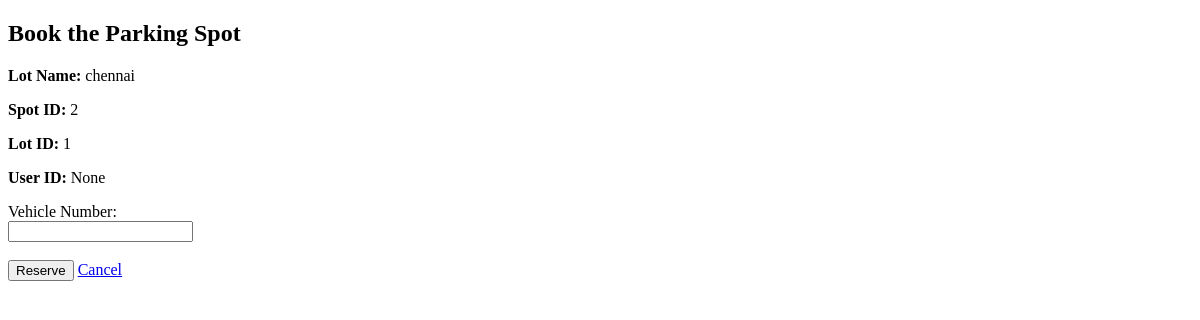
Page /user/book/1 on the earlier database version.
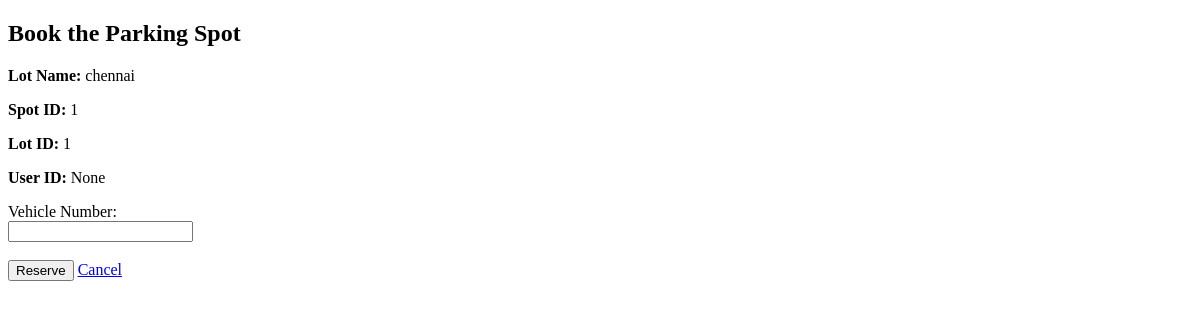
Same page on the later database version.
### models/model.py (models this page shows)
class ParkingSpot(db.Model):
    id = db.Column(db.Integer, primary_key=True)
    lot_id = db.Column(db.Integer, db.ForeignKey('parking_lot.id'), nullable=False)
    status = db.Column(db.String(1), nullable=False, default='A')
    reservation = db.relationship('Reservation', backref='spot', uselist=False, lazy=True)

### controllers/user_routes.py (the view, shortened to what this page needs)
    @app.route("/user/book/<int:lot_id>", methods=["GET", "POST"])
    def book_parking(lot_id):
        user_id = session.get("user_id")
        lot = ParkingLot.query.get_or_404(lot_id)
        spot = ParkingSpot.query.filter_by(lot_id=lot.id, status='A').first()
        if not spot:
            return "No available spots in this lot."
        return render_template("book_spot.html", lot=lot, spot=spot, user_id=user_id)

### templates/book_spot.html (shortened to what this page needs)
<!DOCTYPE html>
<html>
<head>
</head>
<body>
    <h2>Book the Parking Spot</h2>
    <form method="POST">
        <p><strong>Lot Name:</strong> {{ lot.prime_location_name }}</p>
        <p><strong>Spot ID:</strong> {{ spot.id }}</p>
        <p><strong>Lot ID:</strong> {{ lot.id }}</p>
        <p><strong>User ID:</strong> {{ user_id }}</p>
        <label>Vehicle Number:</label><br>
        <input type="text" name="vehicle_no" required><br><br>
        <button type="submit">Reserve</button>
        <a href="/user/dashboard">Cancel</a>
    </form>
</body>
</html>

Differences in the rows shown:
no longer on this page (row unchanged): ParkingSpot: id "2"
now on this page (row edited): ParkingSpot: id "1"
